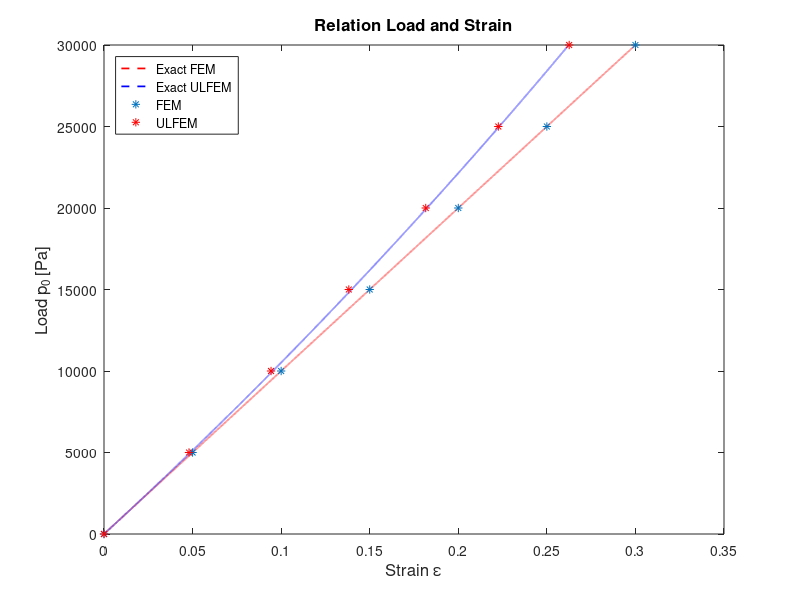

The MATLAB source for this figure:
% Determine the analytical solution of the strain as function of the load
close all;
clear all;

%% Parameters
% Define parameters
E = 1E5;
p_0 = 0:1:30000;


%% Analytical solution
% Calculate strain for FEM and ULFEM
strainFEM_exact = p_0/E;
strainULFEM_exact = log(ones(1,length(p_0)) + p_0/E);

%% Numerical solution
% Average position of node 9, density = 1E3, Youngs modulus = 1E5 no gravity!
load = [0 1000 2000 3000 4000 5000 6000 7000 8000 9000 10000 11000 12000 13000 14000 15000];
average_FEM = [0.5 0.4950 0.4900 0.4850 0.4800 0.4750 0.4700 0.4650 0.4600 0.4550 0.4500 0.4450 0.4400 0.4350 0.4300 0.4250 ]; 

% Determine strain with FEM code and ULFEM code
strainFEM = (0.5*ones(1,length(average_FEM))- average_FEM)/0.5;
strainULFEM = [0 0.0099 0.0198 0.0296 0.0392 0.0488 0.0583 0.0677 0.0770 0.0862 0.0954 0.1044 0.1134 0.1223 0.1312 0.1399];

% Determine strain with MPM-ULFEM, t = 2.5 s, delta t = 1E-4 s, 16 elements
load2 =           [0  5000     10000   15000   20000     25000   30000];
strainULFEM_MPM = [0  0.04798  0.0943  0.1382  0.181625  0.2226  0.2626 ];

% Strain MPM with small deformation!
strainMPM =       [0  ];

% Determine strain with MPM-FEM, t = 2.5 s, delta t = 1E-3
average_FEM_MPM = [0.5 0.4750 0.4500 0.4250 0.4000 0.3750 0.3500 ]; 
strainFEM_MPM = (0.5*ones(1,length(average_FEM_MPM))- average_FEM_MPM)/0.5;

% Determine strain with ULFEM code
strain3 = -log(1-strainFEM);




%% Plot 
% Plot solution
plot(strainFEM_exact,p_0,'--r','LineWidth',1.25)
hold on
plot(strainULFEM_exact,p_0,'--b','LineWidth',1.25)
%plot(strainFEM,load,'*')
%plot(strainULFEM,load,'*r')
plot(strainFEM_MPM,load2,'*')
plot(strainULFEM_MPM,load2,'*r')
ylabel('Load p_0 [Pa]','Fontsize',12)
xlabel('Strain \epsilon','Fontsize',12)
legend('Exact FEM','Exact ULFEM','FEM','ULFEM','Location','northwest')
title('Relation Load and Strain','Fontsize',12)
